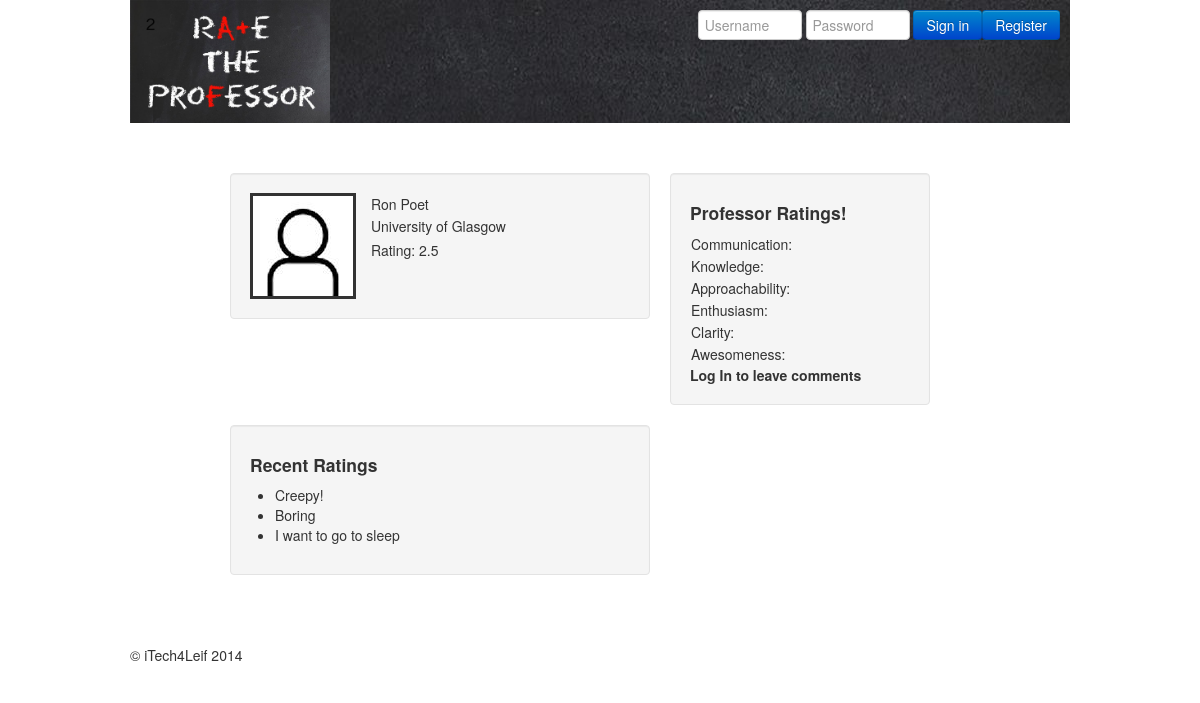
Page /rate_the_professor/professor/2/ on the committed database.
### rate_the_professor/models.py (models this page shows, shortened)
class Professor(models.Model):
    title = models.CharField(max_length=64)
    first_name = models.CharField(max_length=256)
    last_name = models.CharField(max_length=256)
    sum_of_ratings = models.DecimalField(max_digits=10, decimal_places=1, default=2.5)
    no_of_ratings = models.IntegerField(default=1)
    overall_rating = models.DecimalField(max_digits=2, decimal_places=1, default=2.5)
    picture = models.ImageField(upload_to='professors', blank=True)
    university = models.ForeignKey(University)
    courses_taught = models.ManyToManyField(Course)
    website_url = models.URLField()
    def _full_name(self):
        return u'%s %s %s ' % (self.title, self.first_name, self.last_name)
    full_name = property(_full_name)

class University(models.Model):
    uni_name = models.CharField(max_length=256, unique=True)
    website_url = models.URLField()
    def __unicode__(self):
        return self.uni_name

class Rating(models.Model):
    user = models.ForeignKey(User, null=True)
    professor = models.ForeignKey(Professor)
    communication = models.DecimalField(max_digits=2, decimal_places=1, default=2.5)
    knowledge = models.DecimalField(max_digits=2, decimal_places=1, default=2.5)
    approachability = models.DecimalField(max_digits=2, decimal_places=1, default=2.5)
    enthusiasm = models.DecimalField(max_digits=2, decimal_places=1, default=2.5)
    clarity = models.DecimalField(max_digits=2, decimal_places=1, default=2.5)
    awesomeness = models.DecimalField(max_digits=2, decimal_places=1, default=2.5)
    comment = models.CharField(max_length=1024, null=False)
    datetime = models.DateTimeField(auto_now_add=True)
    def _calculate_rating(self):
        return u'%.2f' % ((self.communication + self.knowledge + self.approachability
                + self.enthusiasm + self.clarity + self.awesomeness) / 6)
    rating = property(_calculate_rating)

### rate_the_professor/views.py (the view)
# urls.py: ,url(r'^professor/(?P<professor_id>\w+)/$', views.professor, name='professor')
def professor(request, professor_id):
    context = RequestContext(request)
    if request.method == 'POST':
        form = RatingForm(request.POST)
        if form.is_valid():
            rating = form.save(commit=False)
            rating.user = request.user
            rating.professor = Professor(id=professor_id)
            form.save()
            professor = Professor.objects.get(id=professor_id)
            sum_of_ratings = professor.sum_of_ratings
            no_of_ratings = professor.no_of_ratings
            new_ratings = no_of_ratings + 1
            Professor.objects.filter(pk=professor_id).update(no_of_ratings=new_ratings)
            new_sum = sum_of_ratings + rating.rating
            Professor.objects.filter(pk=professor_id).update(sum_of_ratings=new_sum)
            new_overall = new_sum / new_ratings
            Professor.objects.filter(pk=professor_id).update(overall_rating=new_overall)
        else:
            pass
    else:
        form = RatingForm()
    context_dict = {'professor_id': professor_id}
    try:
        professor = Professor.objects.get(id=professor_id)
        ratings = Rating.objects.filter(professor=professor_id)
        context_dict['ratings'] = ratings
        context_dict['professor'] = professor
    except Professor.DoesNotExist:
        pass
    context_dict['form'] = form
    return render_to_response('rate_the_professor/professor.html', context_dict, context)

### rate_the_professor/forms.py
class RatingForm(forms.ModelForm):
    communication = forms.DecimalField(initial=2.5, help_text="Communication")
    knowledge = forms.DecimalField(initial=2.5, help_text="Knowledge")
    approachability = forms.DecimalField(initial=2.5, help_text="Approachability")
    enthusiasm = forms.DecimalField(initial=2.5, help_text="Enthusiasm")
    clarity = forms.DecimalField(initial=2.5, help_text="Clarity")
    awesomeness = forms.DecimalField(max_digits=2, decimal_places=1, initial=2.5, help_text="Awesomeness")
    comment = forms.CharField(widget=forms.TextInput(), max_length=1024, help_text="Comment")
    class Meta:
        model = Rating
        fields = ('communication', 'knowledge', 'approachability', 'enthusiasm', 'clarity', 'awesomeness', 'comment')

### templates/rate_the_professor/professor.html
{% extends 'rate_the_professor/base.html' %}
{% load static %}
{% block body_block %}
    {% if professor %}
        <div class="span5 offset1 well">
            <div class="profpic">
                <img src="{% static 'img/profpic.png' %}">
            </div>
            <div class="profinfo">
                <table>
                    <tr><td>{{ professor.first_name }} {{ professor.last_name }}</td></tr>
                    <tr><td>{{ professor.university }}</td></tr>
                    <tr><td></td></tr>
                    <tr><td>Rating: {{ professor.overall_rating }}</td></tr>
                </table>
            </div>
        </div>
        <div class="span3 well">
            <h4>Professor Ratings!</h4>
            <table>
                <tr><td>Communication: {{ ratings.communication }}</td></tr>
                <tr><td>Knowledge: {{ ratings.knowledge }}</td></tr>
                <tr><td>Approachability: {{ ratings.approachability }}</td></tr>
                <tr><td>Enthusiasm: {{ ratings.enthusiasm }}</td></tr>
                <tr><td>Clarity: {{ ratings.clarity }}</td></tr>
                <tr><td>Awesomeness: {{ ratings.awesomeness }}</td></tr>
            </table>
            {% if user.is_authenticated %}
                 <strong>Submit Your Rating!</strong>
                 <form id="rating_form" method="post" action="/rate_the_professor/professor/{{ professor.id }}/">
                    {% csrf_token %}
                    {% for hidden in form.hidden_fields %}
                        {{ hidden }}
                    {% endfor %}
                    <div class="prof-rating-form">
                        {% for field in form.visible_fields %}
                            {{ field.errors }}
                            {{ field.help_text}}
                            {{ field }}
                        {% endfor %}
                    </div>
                    <input type="submit" name="submit" value="Create Rating" />
                </form>
            {% else %}
                 <strong>Log In to leave comments</strong>
            {% endif %}
        </div>
        <div class="span5 offset1 well">
            <h4>Recent Ratings</h4>
            {% if ratings %}
                <ul>
                    {% for rating in ratings %}
                    <li>{{ rating.comment }}</li>
                    {% endfor %}
                </ul>
            {% else %}
                <strong>No ratings currently for professor</strong>
            {% endif %}
        </div>
    {% else %}
        The specified professor {{ professor }} does not exist!
    {% endif %}
{% endblock %}

### rows in the picture
Professor: first_name "Ron", last_name "Poet", university "University of Glasgow", overall_rating "2.5"
Rating: comment "Creepy!"
Rating: comment "Boring"
Rating: comment "I want to go to sleep"
